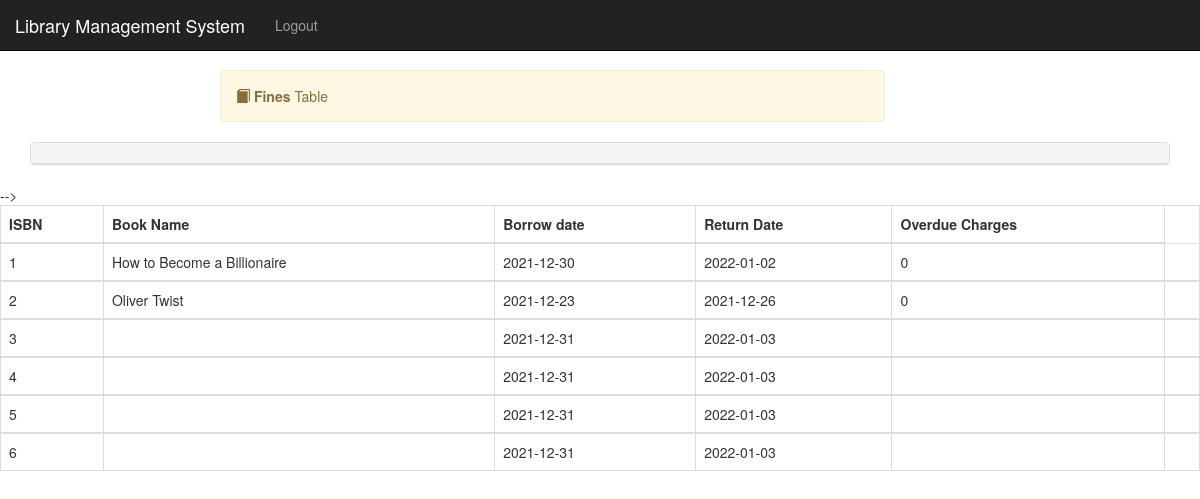
Page /fines.php on the committed database.
### tables this page shows
CREATE TABLE `borrow` (
  `borrowId` int(11) NOT NULL,
  `memberName` varchar(255) NOT NULL,
  `matricNo` varchar(10) NOT NULL,
  `bookName` varchar(255) NOT NULL,
  `borrowDate` varchar(20) NOT NULL,
  `returnDate` varchar(20) NOT NULL,
  `bookId` int(2) NOT NULL,
  `borrowStatus` int(2) NOT NULL,
  `fine` varchar(100) NOT NULL
);

### fines.php (the view, shortened to what this page needs)
<?php
require 'includes/db-inc.php';
 include "includes/header.php";
 ?>
<div class="container">
    <?php include "includes/nav.php"; ?>
	<div class="alert alert-warning col-lg-7 col-md-12 col-sm-12 col-xs-12 col-lg-offset-2 col-md-offset-0 col-sm-offset-1 col-xs-offset-0" style="margin-top:70px">
		<span class="glyphicon glyphicon-book"></span>
	    <strong>Fines</strong> Table
	</div>
	</div>
	<div class="container">
		<div class="panel panel-default">
		  <div class="panel-heading">
			  </div>
			</div>
		  </div>
		  <table class="table table-bordered">
		          <thead>
		               <tr>
		                  <th>ISBN</th>
		                  <th>Book Name</th>
		                  <th>Borrow date</th>
		                  <th>Return Date</th>
		                  <th>Overdue Charges</th> -->
		                </tr>
		          </thead>
		           <?php
                  		$sql = "SELECT * FROM borrow";
                  		$query = mysqli_query($conn, $sql);
                  		while($row = mysqli_fetch_assoc($query)) {
                   ?>
		          <tbody>
		            <tr>
		             <td><?php echo $row['borrowId']; ?></td>
		             <td><?php echo $row['bookName']; ?></td>
		             <td><?php echo $row['borrowDate']; ?></td>
		             <td><?php echo $row['returnDate']; ?></td>
		             <td><?php echo $row['fine']; ?></td>
		             <td>
		             </td>
		            </tr>
		            <?php } ?>
		         </tbody>
		   </table>
</body>
</html>

### css/style.css (style rules this page uses)
body { overflow-x: hidden; }
.alert { margin-top: 40px; }

### rows in the picture
borrow: borrowId "1", bookName "How to Become a Billionaire", borrowDate "2021-12-30", returnDate "2022-01-02", fine "0"
borrow: borrowId "2", bookName "Oliver Twist", borrowDate "2021-12-23", returnDate "2021-12-26", fine "0"
borrow: borrowId "3", borrowDate "2021-12-31", returnDate "2022-01-03"
borrow: borrowId "4", borrowDate "2021-12-31", returnDate "2022-01-03"
borrow: borrowId "5", borrowDate "2021-12-31", returnDate "2022-01-03"
borrow: borrowId "6", borrowDate "2021-12-31", returnDate "2022-01-03"
